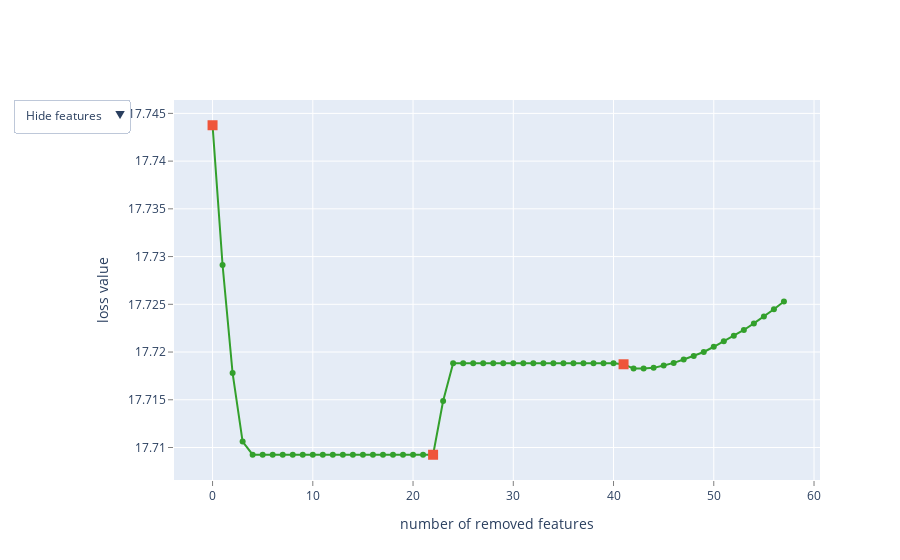

The notebook cell this image was saved under:
### Code cell
cat, test_predict, summary = impute_data(target_var, target_train, target_test, num_features_to_select=100)

### Figure 1 — Plotly figure (JSON) as saved in the notebook; plotly's stock layout.template omitted (floating-point values rounded to 4 significant figures)
{"data": [{"line": {"color": "rgb(51,160,44)"}, "mode": "lines+markers", "name": "", "text": ["", "facility_cat_eui_140_110", "december_min_temp", "year_built_cat_1940-1960", "facility_type_Commercial_Unknown", "facility_type_Public_Assembly_Social_meeting", "facility_type_Education_Preschool_or_daycare", "days_above_100F", "days_above_110F", "State_Factor_State_1", "State_Factor_State_10", "State_Factor_State_11", "State_Factor_State_4", "facility_type_Food_Service_Other", "facility_type_Food_Service_Restaurant_or_cafeteria", "facility_type_Food_Service_Uncategorized", "facility_type_Health_Care_Outpatient_Clinic", "facility_type_Health_Care_Uncategorized", "facility_type_Lodging_Other", "facility_type_Lodging_Uncategorized", "facility_type_Mixed_Use_Predominantly_Commercial", "facility_type_Mixed_Use_Predominantly_Residential", "facility_type_Public_Assembly_Drama_theater", "facility_type_Food_Sales", "deviation_December", "days_below_0F", "facility_type_Public_Assembly_Entertainment_culture", "facility_type_Public_Assembly_Library", "facility_type_Public_Assembly_Movie_Theater", "facility_type_Public_Assembly_Recreation", "facility_type_Public_Assembly_Stadium", "facility_type_Public_Assembly_Uncategorized", "facility_type_Public_Safety_Fire_or_police_station", "facility_type_Public_Safety_Penitentiary", "facility_type_Public_Safety_Uncategorized", "facility_type_Retail_Enclosed_mall", "facility_type_Retail_Vehicle_dealership_showroom", "facility_type_Service_Drycleaning_or_Laundry", "facility_type_Service_Uncategorized", "year_built_cat_0", "facility_cat_eui_160_140", "facility_type_Laboratory", "may_avg_temp", "Kmeans clusters", "days_above_80F", "facility_type_Retail_Strip_shopping_mall", "july_min_temp", "facility_type_Service_Vehicle_service_repair_shop", "april_max_temp", "deviation_May", "facility_type_Public_Assembly_Other", "days_above_90F", "facility_type_Mixed_Use_Commercial_and_Residential", "facility_type_Commercial_Other", "facility_type_Health_Care_Outpatient_Uncategorized", "facility_type_Religious_worship", "facility_type_Industrial", "facility_type_Data_Center"], "type": "scatter", "x": [0, 1, 2, 3, 4, 5, 6, 7, 8, 9, 10, 11, 12, 13, 14, 15, 16, 17, 18, 19, 20, 21, 22, 23, 24, 25, 26, 27, 28, 29, 30, 31, 32, 33, 34, 35, 36, 37, 38, 39, 40, 41, 42, 43, 44, 45, 46, 47, 48, 49, 50, 51, 52, 53, 54, 55, 56, 57], "y": [17.74, 17.73, 17.72, 17.71, 17.71, 17.71, 17.71, 17.71, 17.71, 17.71, 17.71, 17.71, 17.71, 17.71, 17.71, 17.71, 17.71, 17.71, 17.71, 17.71, 17.71, 17.71, 17.71, 17.71, 17.72, 17.72, 17.72, 17.72, 17.72, 17.72, 17.72, 17.72, 17.72, 17.72, 17.72, 17.72, 17.72, 17.72, 17.72, 17.72, 17.72, 17.72, 17.72, 17.72, 17.72, 17.72, 17.72, 17.72, 17.72, 17.72, 17.72, 17.72, 17.72, 17.72, 17.72, 17.72, 17.72, 17.73]}, {"marker": {"size": 10, "symbol": "square"}, "mode": "markers", "name": "", "text": ["", "facility_type_Public_Assembly_Drama_theater", "facility_type_Laboratory"], "type": "scatter", "x": [0, 22, 41], "y": [17.74, 17.71, 17.72]}, {"mode": "text", "name": "", "text": ["", "150", "37", "144", "84", "121", "88", "52", "53", "72", "73", "74", "76", "91", "92", "93", "96", "98", "103", "104", "106", "107", "115", "90", "65", "49", "116", "117", "118", "120", "122", "123", "125", "126", "127", "129", "132", "133", "134", "141", "151", "100", "17", "70", "50", "130", "22", "135", "15", "58", "119", "51", "105", "83", "97", "128", "99", "85"], "textfont": {"color": "rgb(51,160,44)", "family": "sans serif", "size": 18}, "textposition": "bottom center", "type": "scatter", "visible": false, "x": [0, 1, 2, 3, 4, 5, 6, 7, 8, 9, 10, 11, 12, 13, 14, 15, 16, 17, 18, 19, 20, 21, 22, 23, 24, 25, 26, 27, 28, 29, 30, 31, 32, 33, 34, 35, 36, 37, 38, 39, 40, 41, 42, 43, 44, 45, 46, 47, 48, 49, 50, 51, 52, 53, 54, 55, 56, 57], "y": [17.74, 17.73, 17.72, 17.71, 17.71, 17.71, 17.71, 17.71, 17.71, 17.71, 17.71, 17.71, 17.71, 17.71, 17.71, 17.71, 17.71, 17.71, 17.71, 17.71, 17.71, 17.71, 17.71, 17.71, 17.72, 17.72, 17.72, 17.72, 17.72, 17.72, 17.72, 17.72, 17.72, 17.72, 17.72, 17.72, 17.72, 17.72, 17.72, 17.72, 17.72, 17.72, 17.72, 17.72, 17.72, 17.72, 17.72, 17.72, 17.72, 17.72, 17.72, 17.72, 17.72, 17.72, 17.72, 17.72, 17.72, 17.73]}, {"mode": "text", "name": "", "text": ["", "facility_cat_eui_140_110", "december_min_temp", "year_built_cat_1940-1960", "facility_type_Commercial_Unknown", "facility_type_Public_Assembly_Social_meeting", "facility_type_Education_Preschool_or_daycare", "days_above_100F", "days_above_110F", "State_Factor_State_1", "State_Factor_State_10", "State_Factor_State_11", "State_Factor_State_4", "facility_type_Food_Service_Other", "facility_type_Food_Service_Restaurant_or_cafeteria", "facility_type_Food_Service_Uncategorized", "facility_type_Health_Care_Outpatient_Clinic", "facility_type_Health_Care_Uncategorized", "facility_type_Lodging_Other", "facility_type_Lodging_Uncategorized", "facility_type_Mixed_Use_Predominantly_Commercial", "facility_type_Mixed_Use_Predominantly_Residential", "facility_type_Public_Assembly_Drama_theater", "facility_type_Food_Sales", "deviation_December", "days_below_0F", "facility_type_Public_Assembly_Entertainment_culture", "facility_type_Public_Assembly_Library", "facility_type_Public_Assembly_Movie_Theater", "facility_type_Public_Assembly_Recreation", "facility_type_Public_Assembly_Stadium", "facility_type_Public_Assembly_Uncategorized", "facility_type_Public_Safety_Fire_or_police_station", "facility_type_Public_Safety_Penitentiary", "facility_type_Public_Safety_Uncategorized", "facility_type_Retail_Enclosed_mall", "facility_type_Retail_Vehicle_dealership_showroom", "facility_type_Service_Drycleaning_or_Laundry", "facility_type_Service_Uncategorized", "year_built_cat_0", "facility_cat_eui_160_140", "facility_type_Laboratory", "may_avg_temp", "Kmeans clusters", "days_above_80F", "facility_type_Retail_Strip_shopping_mall", "july_min_temp", "facility_type_Service_Vehicle_service_repair_shop", "april_max_temp", "deviation_May", "facility_type_Public_Assembly_Other", "days_above_90F", "facility_type_Mixed_Use_Commercial_and_Residential", "facility_type_Commercial_Other", "facility_type_Health_Care_Outpatient_Uncategorized", "facility_type_Religious_worship", "facility_type_Industrial", "facility_type_Data_Center"], "textfont": {"color": "rgb(51,160,44)", "family": "sans serif", "size": 18}, "textposition": "bottom center", "type": "scatter", "visible": false, "x": [0, 1, 2, 3, 4, 5, 6, 7, 8, 9, 10, 11, 12, 13, 14, 15, 16, 17, 18, 19, 20, 21, 22, 23, 24, 25, 26, 27, 28, 29, 30, 31, 32, 33, 34, 35, 36, 37, 38, 39, 40, 41, 42, 43, 44, 45, 46, 47, 48, 49, 50, 51, 52, 53, 54, 55, 56, 57], "y": [17.74, 17.73, 17.72, 17.71, 17.71, 17.71, 17.71, 17.71, 17.71, 17.71, 17.71, 17.71, 17.71, 17.71, 17.71, 17.71, 17.71, 17.71, 17.71, 17.71, 17.71, 17.71, 17.71, 17.71, 17.72, 17.72, 17.72, 17.72, 17.72, 17.72, 17.72, 17.72, 17.72, 17.72, 17.72, 17.72, 17.72, 17.72, 17.72, 17.72, 17.72, 17.72, 17.72, 17.72, 17.72, 17.72, 17.72, 17.72, 17.72, 17.72, 17.72, 17.72, 17.72, 17.72, 17.72, 17.72, 17.72, 17.73]}], "layout": {"showlegend": false, "updatemenus": [{"active": 0, "buttons": [{"args": [{"visible": [true, true, false, false]}], "label": "Hide features", "method": "update"}, {"args": [{"visible": [true, true, true, false]}], "label": "Show indices", "method": "update"}, {"args": [{"visible": [true, true, false, true]}], "label": "Show names", "method": "update"}], "pad": {"r": 10, "t": 10}, "showactive": true, "x": -0.25, "xanchor": "left", "y": 1.03, "yanchor": "top"}], "xaxis": {"gridcolor": "rgb(255,255,255)", "showgrid": true, "showline": false, "showticklabels": true, "tickcolor": "rgb(127,127,127)", "ticks": "outside", "title": {"text": "number of removed features"}, "zeroline": false}, "yaxis": {"gridcolor": "rgb(255,255,255)", "showgrid": true, "showline": false, "showticklabels": true, "tickcolor": "rgb(127,127,127)", "ticks": "outside", "title": {"text": "loss value"}, "zeroline": false}}}
